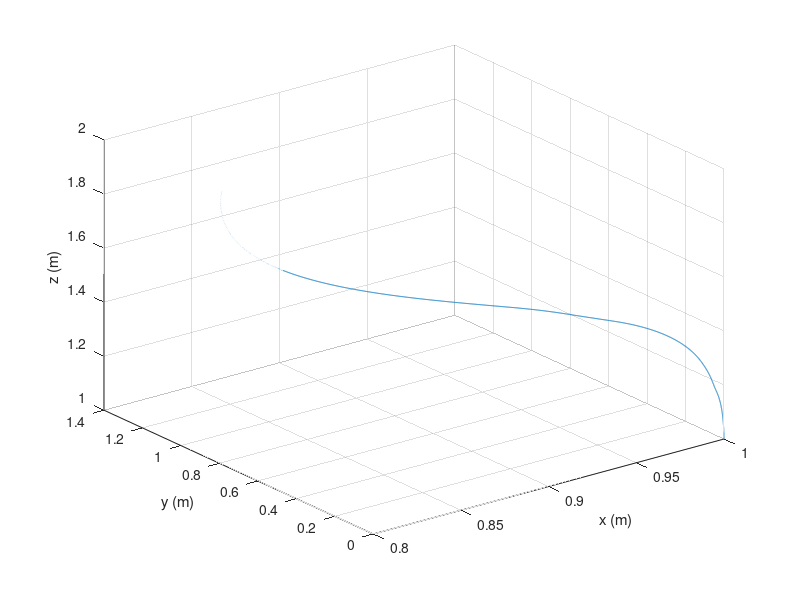
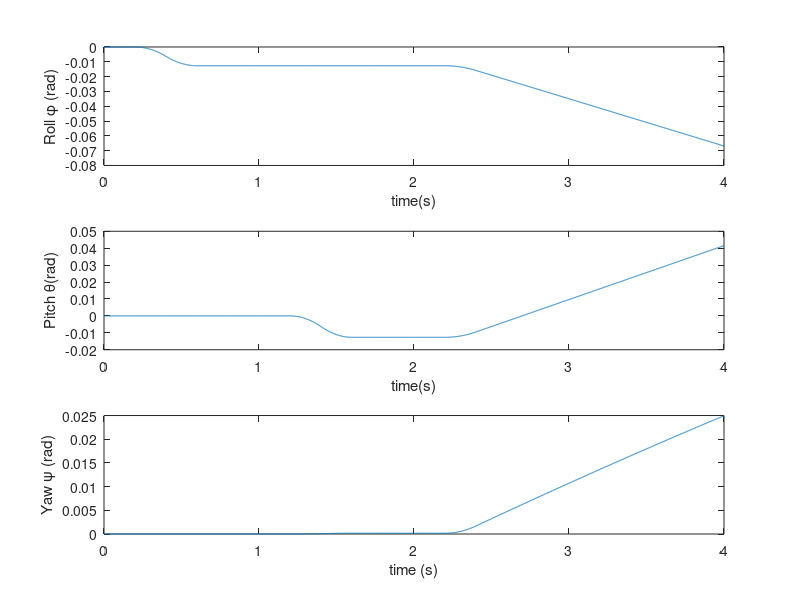
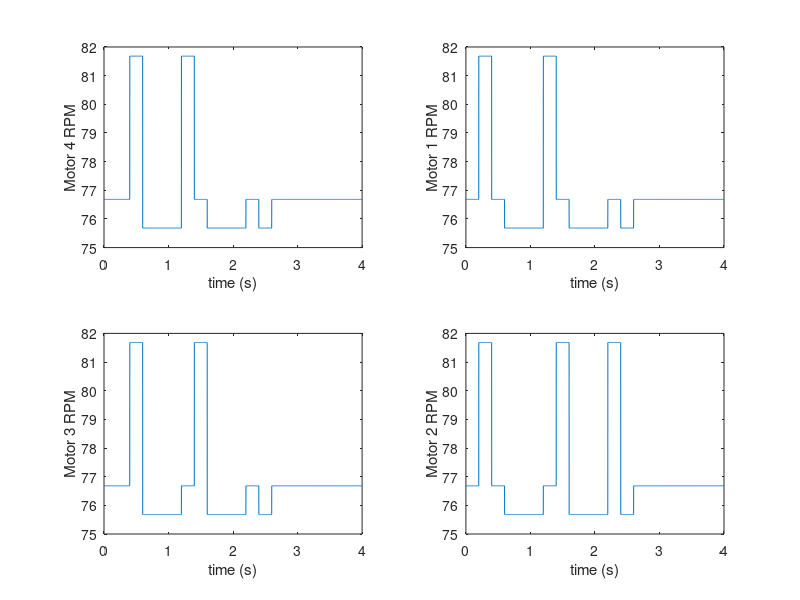
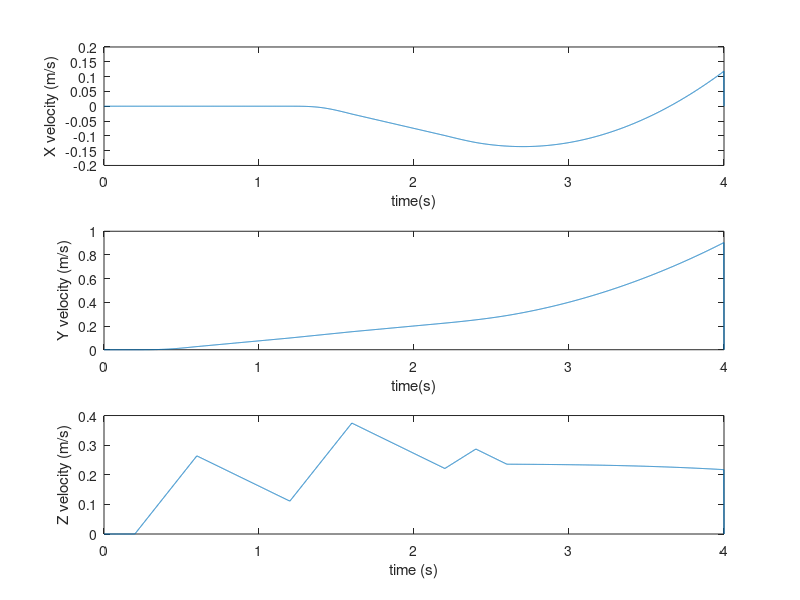

These figures' MATLAB source, in order:
close all; clear all; clc;

%% Paramteres of UAV
m=1.2; % mass (kg)
Ixx=0.5; % moment of intertia about body x-axis (Kg-m^2)
Iyy=0.5; % moment of inertia about boyd y-axis (Kg-m^2)
Izz=1; % moment of inertia about body z-axis (Kg-mY2)
IUAV=[Ixx 0 0 ; 0 Iyy 0 ; 0 0 Izz]; % Inertia matrix
k=0.0005; % thrust coefficient of each motor
b=0.0001; % antitorque coefficient of each motor
IM=0.001; % moment of inertia of motor about its central axis (Kg/m^3)
Lx=0.2; % distance of motors fromx-axis (m)
Ly=0.2; % distance of motors from y-axis (m)
g=9.8; % gravity (m/s^2)

%% UAV state at t=0
x=1;y=0;z=1; % (m): x, y, and z in global frame
vx=0;vy=0;vz=0; % (m/s): first time-derivatives of x, y, and z in global frame
phi=0;theta=0;psi=0; % (rad): roll, pitch, and yaw angles in global frame
phid=0;thetad=0;psid=0; % (rad/2): first time-derivatives of roll, pitch, and yaw angles in global frame
wx=0;wy=0;wz=0; % (rad/s): roll rate (p), pitch rate (q), and yaw rate (r) in body frame

%% Simulation parameters
dt=0.001; % time-step (s)
tf=4; % plot from t=0 to t=tf (s)

%% Define trajectories (position, orientation, etc.)
Nt=tf/dt + 1; % number of time-steps
timtraj=zeros(Nt,1); % time
postraj=zeros(Nt,3); % position (x,y,z) in global frame 
atdtraj=zeros(Nt,3); % orientation/attitude (phi theta psi) in global frame
veltraj=zeros(Nt,3); % velocity (x,y,z) in global frame 
postraj(1,1)=x;postraj(1,2)=y;postraj(1,3)=z; % position at t=0 (time-step # 1)
atdtraj(1,1)=phi;atdtraj(1,2)=theta;atdtraj(1,3)=psi; % orientation at t=0 (time-step #1)
veltraj(1,1)=0;veltraj(1,2)=0;veltraj(1,3)=0; % velocity at t=0

%% Control Inputs
wm=sqrt(m*g/(4*k)); % value of motor speeds to hover (total thrust F = m*g)
WM=[wm wm wm wm]; % RPMs of motors 1,2,3,4 to hover
WMtraj=zeros(Nt,4); % motors RPMs time-trajectory
WMtraj(1,1)=WM(1); WMtraj(1,2)=WM(2);WMtraj(1,3)=WM(3);WMtraj(1,4)=WM(4); % motors RPMs at t=0 (time-step # 1)

%% Quadcopter dynamics simulation (compute UAV state at t+dt using the UAV state and controls at t)
nt=1; % time-step 1 (t=0)
while nt<Nt
    %% Matrices at t
    %% Rotation matrix 3x3
    RM=[cos(psi)*cos(theta)  (cos(psi)*sin(theta)*sin(phi) - sin(psi)*cos(phi))  (cos(psi)*sin(theta)*cos(phi) + sin(psi)*sin(phi));
        sin(psi)*cos(theta)  (sin(psi)*sin(theta)*sin(phi) + cos(psi)*cos(phi))  (sin(psi)*sin(theta)*cos(phi) - cos(psi)*sin(phi));
       -sin(theta)            cos(theta)*sin(phi)                                 cos(theta)*cos(phi)];

    %% Transformation Matrix 3x3
    TM = [1  0          -sin(theta)          ;
          0  cos(phi)   cos(theta)*sin(phi)  ;
          0  -sin(phi)  cos(theta)*cos(phi) ];
      
    %% Inverse Transform Matrix 3x3
    INVTM = [1  sin(phi)*tan(theta)  cos(phi)*tan(theta) ;
             0  cos(phi)             -sin(phi)           ;
             0  sin(phi)/cos(theta)   cos(phi)/cos(theta)];

     %% First time-Derivative of Inverse Transform Matri 3x3
     DINVTM=[0  ((phid*cos(phi)*tan(theta)) + (thetad*sin(phi)/(cos(theta)^2)))       ((-phid*sin(phi)*cos(theta)) + (thetad*cos(phi)/(cos(theta)^2)))        ;
             0  (-phid*sin(phi))                                                      (-phid*cos(phi))                                                        ;
             0  ((phid*cos(phi)/cos(theta)) + (phid*sin(phi)*tan(theta)/cos(theta)))  ((-phid*sin(phi)/cos(theta)) + (thetad*cos(phi)*tan(theta)/cos(theta)))];
    
    %% Motor thrusts and torques at t
    F=k*(WM(1)^2 + WM(2)^2 + WM(3)^2 + WM(4)^2); %(N): total thrust force in body zb direction
    Tphi=k*Lx*(WM(3)^2 + WM(4)^2 - WM(1)^2 - WM(2)^2); % (N-m): Total torque about body xb axis
    Ttheta=k*Ly*(WM(2)^2 + WM(3)^2 - WM(1)^2 - WM(4)^2); % (n-m): Total torque about body zb axis [Ignore motor's own inertia]
    Tpsi=b*(WM(2)^2 + WM(4)^2 - WM(1)^2 - WM(3)^2); % (N-m): Total torque about body zb axis [Ignore motor's own inertia]
    
    %% STEP 1: %%%%%%%%%%%%%%%%%%%%%%%%%%
    % Newton's equations for translation: gives x y z acceleration in
    % global frame at t
    ax=(F/m)*(cos(psi)*sin(theta)*cos(phi) + sin(psi)*sin(phi)); % (m/s^2): x acceleration in global x direction at t
    ay=(F/m)*(sin(psi)*sin(theta)*cos(phi) - cos(psi)*sin(phi)); % (m/s^2): y acceleration in global y direction at t
    az=(F/m)*cos(theta)*cos(phi) - g; % (m/s^2): z acceleration in global z direction at t
    
    %% STEP 2: %%%%%%%%%%%%%%%%%%%%%%%%%%
    % Calculate velocity in global frame at t+dt
    vx1=vx + ax*dt; % (m/s): x velocity in global x direction at t+dt
    vy1=vy + ay*dt; % (m/s): y velocity in global y direction at t+dt
    vz1=vz + az*dt; % (m/s): z velocity in global z direction at t+dt
    veltraj(nt,1)=vx1;veltraj(nt,2)=vy1;veltraj(nt,3)=vz1; % x, y, and z velocities in global frame
    
    % Calculate position in global frame at t+dt
    x1=x + ((vx1+vx)/2)*dt; % (m): x in global frame at t+dt
    y1=y + ((vy1+vy)/2)*dt; % (m): y in global frame at t+dt
    z1=z + ((vz1+vz)/2)*dt; % (m): z in global frame at t+dt

    %% STEP 3: %%%%%%%%%%%%%%%%%%%%%%%%%%
    % Netwon's equations for rotation: gives x y z angular acceleration in
    % body frame at t
    wxdot=(Iyy-Izz)*wy*wz/Ixx + Tphi/Ixx; % pdot (rad/s^2): x angular acceleration in body frame
    wydot=(Izz-Ixx)*wz*wx/Iyy + Ttheta/Iyy; % qdot (rad/s^2): y angular acceleration in body frame
    wzdot=(Ixx-Iyy)*wx*wy/Izz + Tpsi/Izz; % rdot (rad/s^2): z angular acceleration in body frame
    
    %% STEP 4: %%%%%%%%%%%%%%%%%%%%%%%%%%
    % Calculate angular acceleration in global frame at t+dt
    AAG=DINVTM*[wx wy wz]' + INVTM*[wxdot wydot wzdot]'; % (rad/s^2): angular acceleration in global frame at t
    phidd=AAG(1); % rad/2^2): x angular acceleration in global framte at t
    thetadd=AAG(2); % (rad/s^2): y angular acceleration in global frame at t
    psidd=AAG(3); % (rad/s^2): z angular acceleration in global frame at t
    
    %% STEP 5: %%%%%%%%%%%%%%%%%%%%%%%%%%
    % Calculate angular velocity in global frame at t+dt
    phid1=phid + phidd*dt; % (rad/s): x angular velocity in global frame at t+dt
    thetad1=thetad + thetadd*dt; % (rad/s): y angular velocity in global frame at t+dt
    psid1=psid + psidd*dt; % (rad/s): z angular velocity in global frame at t+dt
    
    % Calculate angular position in global frame at t+dt
    phi1=phi + ((phid1+phid)/2)*dt; % (rad): roll angle in global frame at t+dt
    theta1=theta+ ((thetad1+thetad)/2)*dt; % (rad): pitch angle in global frame at t+dt
    psi1=psi + ((psid1+psid)/2)*dt; % (rad): roll angle in global frame at t+dt
    
    %% STEP 6: %%%%%%%%%%%%%%%%%%%%%%%%%%
    % Calculate angular velocity in body frame at t+dt
    TM1=[1  0           -sin(theta1)          ; % Transformation matrix at t+dt
         0  cos(phi1)   cos(theta1)*sin(phi1) ;
         0  -sin(phi1)  cos(theta1)*cos(phi1)];
     AVB=TM1*[phid1 thetad1 psid1]'; % (rad/2): angular velocity in body frame at t+dt
     wx1=AVB(1); % p (rad/s): x angular velocity in body frame at t+dt
     wy1=AVB(2); % q (rad/s): y angular velocity in body frame at t+dt
     wz1=AVB(3); % r (rad/s): z angular velocity in body frame at t+dt
     
     %% Store trajectory at t+dt
     nt=nt+1; % t -> t+dt
     timtraj(nt)=(nt-1)*dt; % (s): time at t+dt
     postraj(nt,1)=x1;postraj(nt,2)=y1;postraj(nt,3)=z1; % (m): x, y, and z in global frame at t+dt
     atdtraj(nt,1)=phi1; atdtraj(nt,2)=theta1;atdtraj(nt,3)=psi1; % (rad): roll, pitch, and yaw angles in global frame at t+dt
     
     %% Update UAV state: t -> t+dt (we need these values in STEPS 1 to 6)
     x=x1;y=y1;z=z1;
     vx=vx1;vy=vy1;vz=vz1;
     phi=phi1;theta=theta1;psi=psi1;
     phid=phid1;thetad=thetad1;psid=psid1;
     wx=wx1;wy=wy1;wz=wz1;
     
     %% user input: Update controls: t-> t+dt
     
    % WM(1)=wm;WM(2)=wm;WM(3)=wm;WM(4)=wm;
    % WMtraj(nt,1)=WM(1);WMtraj(nt,2)=WM(2);WMtraj(nt,3)=WM(3);WMtraj(nt,4)=WM(4);
     
    if timtraj(nt)>=0 && timtraj(nt)<0.2
        WM(1)=wm;WM(2)=wm;WM(3)=wm;WM(4)=wm;
    elseif timtraj(nt)>=0.2 && timtraj(nt)<0.4
        WM(1)=wm+5;WM(2)=wm+5;WM(3)=wm;WM(4)=wm;
    elseif timtraj(nt)>=0.4 && timtraj(nt)<0.6
        WM(1)=wm;WM(2)=wm;WM(3)=wm+5;WM(4)=wm+5;
    elseif timtraj(nt)>=0.6 && timtraj(nt)<1.2
        WM(1)=wm-1;WM(2)=wm-1;WM(3)=wm-1;WM(4)=wm-1;
    elseif timtraj(nt)>=1.2 && timtraj(nt)<1.4
        WM(1)=wm+5;WM(2)=wm;WM(3)=wm;WM(4)=wm+5;
    elseif timtraj(nt)>=1.4 && timtraj(nt)<1.6
        WM(1)=wm;WM(2)=wm+5;WM(3)=wm+5;WM(4)=wm;
    elseif timtraj(nt)>=1.6 && timtraj(nt)<2.2
        WM(1)=wm-1;WM(2)=wm-1;WM(3)=wm-1;WM(4)=wm-1;
    elseif timtraj(nt)>=2.2 && timtraj(nt)<2.4
        WM(1)=wm;WM(2)=wm+5;WM(3)=wm;WM(4)=wm;
    elseif timtraj(nt)>=2.4 && timtraj(nt)<2.6
        WM(1)=wm-1;WM(2)=wm-1;WM(3)=wm-1;WM(4)=wm-1;
    elseif timtraj(nt)>=2.6 && timtraj(nt)<3.0
        WM(1)=wm;WM(2)=wm;WM(3)=wm;WM(4)=wm;
    else
        WM(1)=wm;WM(2)=wm;WM(3)=wm;WM(4)=wm;
    end
    
 %    if timtraj(nt)>=0.5 && timtraj(nt)<=0.6
 %        WM(2)=wm+20;WM(3)=wm+20; % pitching forward about yb-axis
 %    elseif timtraj(nt)>=0.7 && timtraj(nt)<=0.8
 %        WM(1)=wm+20;WM(4)=wm+20; % pitching backward about yb-axis
 %    else
 %        WM(1)=wm;WM(2)=wm;WM(3)=wm;WM(4)=wm;
 %    end
  

     WMtraj(nt,1)=WM(1);WMtraj(nt,2)=WM(2);WMtraj(nt,3)=WM(3);WMtraj(nt,4)=WM(4);
end
     
%% plot 3-D trajectory x,y,z
figure(1);hold on;grid on;view(3)
plot3(postraj(:,1),postraj(:,2),postraj(:,3));
xlabel('x (m)');ylabel('y (m)');zlabel('z (m)'); % axis equal

%% plot attitude/orientation angles (roll(phi), pitch(theta), yaw(psi)) in global frame
figure(2);hold on;
subplot(3,1,1);
plot(timtraj,atdtraj(:,1));xlabel('time(s)');ylabel('Roll \phi (rad)');
subplot(3,1,2);
plot(timtraj,atdtraj(:,2));xlabel('time(s)');ylabel('Pitch \theta(rad)');
subplot(3,1,3);
plot(timtraj,atdtraj(:,3));xlabel('time (s)');ylabel('Yaw \psi (rad)');
    
%% Plot motors (1,2,3,4) speeds
figure(3);hold on;
subplot(2,2,1);
plot(timtraj,WMtraj(:,4));xlabel('time (s)');ylabel('Motor 4 RPM');
subplot(2,2,2);
plot(timtraj,WMtraj(:,1));xlabel('time (s)');ylabel('Motor 1 RPM');
subplot(2,2,3);
plot(timtraj,WMtraj(:,3));xlabel('time (s)');ylabel('Motor 3 RPM');
subplot(2,2,4);
plot(timtraj,WMtraj(:,2));xlabel('time (s)');ylabel('Motor 2 RPM');
    
%% plot x,y, and z velocity in global frame (Used calculations from step 2)
figure(4);hold on;
subplot(3,1,1);
plot(timtraj,veltraj(:,1));xlabel('time(s)');ylabel('X velocity (m/s)');
subplot(3,1,2);
plot(timtraj,veltraj(:,2));xlabel('time(s)');ylabel('Y velocity (m/s)');
subplot(3,1,3);
plot(timtraj,veltraj(:,3));xlabel('time (s)');ylabel('Z velocity (m/s)');
         
         
         